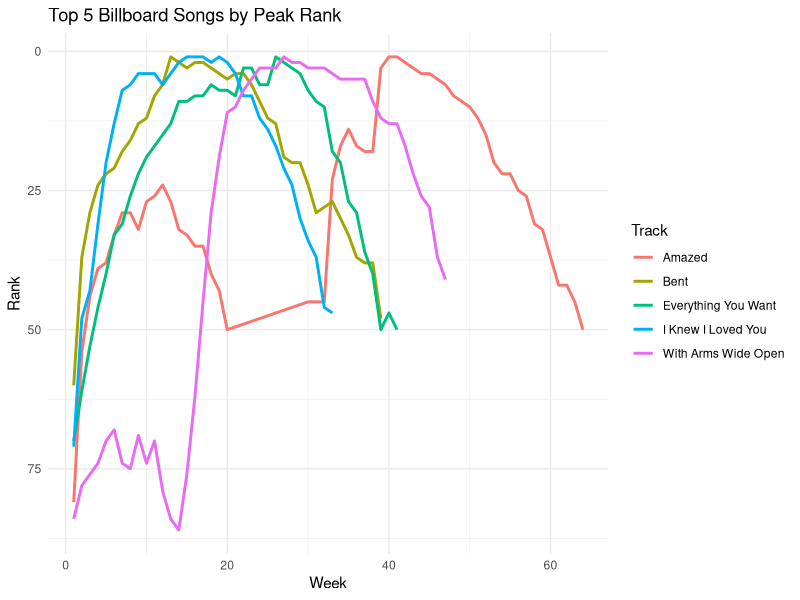

Write R code to recreate this figure.
## ---- chunk 1
suppressPackageStartupMessages(library(tidyverse))
## ---- chunk 2
data("billboard", package = "tidyr")

billboard_long <- billboard |>
  pivot_longer(cols = starts_with("wk"),
               names_to = "week",
               values_to = "rank",
               values_drop_na = TRUE) |>
  mutate(week = as.integer(gsub("wk", "", week)))

top_songs <- billboard_long |>
  group_by(artist, track) |>
  summarize(weeks = n(), peak = min(rank), .groups = "drop") |>
  arrange(peak, desc(weeks)) |>
  slice(1:5)

billboard_long |>
  filter(track %in% top_songs$track) |>
  ggplot(aes(x = week, y = rank, color = track)) +
  geom_line(linewidth = 1) +
  scale_y_reverse() +
  labs(title = "Top 5 Billboard Songs by Peak Rank",
       x = "Week", y = "Rank", color = "Track") +
  theme_minimal()
